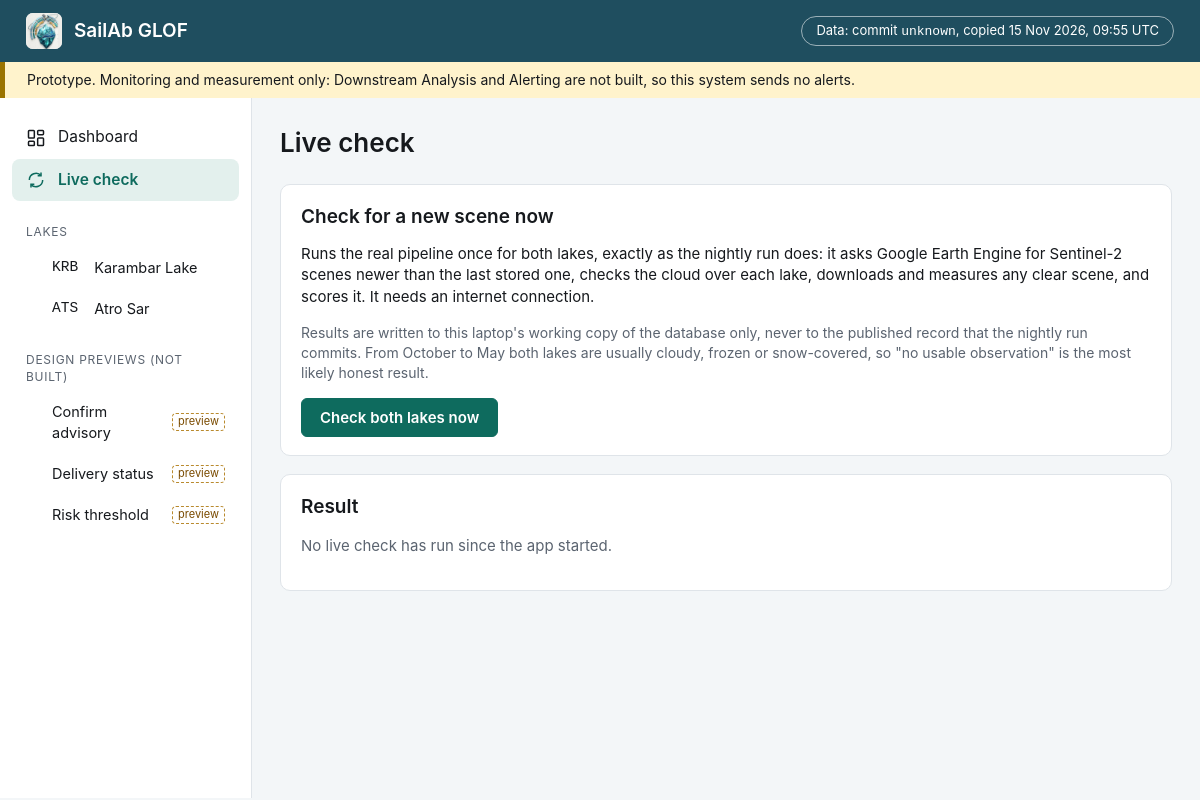
The app's page /live with its own data.
### tables this page shows
CREATE TABLE lake (
    id INTEGER PRIMARY KEY,
    code TEXT NOT NULL UNIQUE,
    name TEXT NOT NULL,
    centre_lon REAL NOT NULL,
    centre_lat REAL NOT NULL,
    boundary_radius_m REAL NOT NULL,
    growth_distance_limit_m REAL NOT NULL DEFAULT 2500
);

### webapp/main.py (the view)
    @app.get("/live", response_class=HTMLResponse)
    def live_page(request: Request) -> HTMLResponse:
        live = app.state.live
        return render(request, "live.html", "live", {"state": live.snapshot(), "history": list(reversed(live.history))})

### webapp/templates/live.html (shortened to what this page needs)
{% extends "base.html" %}
{% from "_macros.html" import icon_info, icon_warn, icon_error %}
{% block main %}
{% set st = d.state %}{% set r = st.result %}
<div class="page-head"><h1>Live check</h1></div>
<section class="card">
  <h2>Check for a new scene now</h2>
  <p style="margin-top:0">Runs the real pipeline once for both lakes, exactly as the nightly run does: it asks Google Earth Engine for
    Sentinel-2 scenes newer than the last stored one, checks the cloud over each lake, downloads and measures any clear scene,
    and scores it. It needs an internet connection.</p>
  <p style="color:var(--muted);font-size:14px">Results are written to this laptop's working copy of the database only, never to the
    published record that the nightly run commits. From October to May both lakes are usually cloudy, frozen or snow-covered, so
    "no usable observation" is the most likely honest result.</p>
  <form method="post" action="/live/check">
    <button type="submit" class="btn primary" {% if st.status == 'running' %}disabled title="A check is already running"{% endif %}>
      {% if st.status == 'running' %}Checking…{% else %}Check both lakes now{% endif %}</button>
  </form>
</section>
<section class="card mt">
  <h2>Result</h2>
  {% if st.status == 'idle' %}
    <p style="color:var(--muted)">No live check has run since the app started.</p>
  {% elif st.status == 'running' %}
    <div class="banner info">{{ icon_info() }}<div><strong>Checking both lakes…</strong> Started {{ st.started_at | utc_time }}.
      This page refreshes every 3 seconds. A check usually takes 10 to 60 seconds.</div></div>
  {% elif st.status == 'no_new_scene' %}
    <div class="banner info">{{ icon_info() }}<div><strong>No new scene for either lake</strong> since the newest one already stored.
      Earth Engine answered normally; Sentinel-2 passes about every 2 to 5 days and new scenes take some hours to appear.</div></div>
  {% endif %}
</section>
{% endblock %}

### webapp/templates/base.html (shortened to what this page needs)
<!doctype html>
<html lang="en">
<head>
  <link rel="stylesheet" href="/static/style.css">
</head>
<body>
  <header class="topbar">
    <a class="brand" href="/"><img src="/static/logo_mark.png" alt="">SailAb GLOF</a>
    <a class="provenance" href="/api/provenance" title="Which published database state these pages show">
      Data: commit <span class="mono">{{ provenance.git_commit or "unknown" }}</span>, copied {{ provenance.copied_at | utc_time }}
    </a>
  </header>
  <div class="banner-top">
    Prototype. Monitoring and measurement only: Downstream Analysis and Alerting are not built, so this system sends no alerts.
  </div>
  <div class="layout">
    <nav class="sidebar">
      <a href="/" class="{{ 'active' if nav == 'dashboard' }}">
        <svg viewBox="0 0 24 24" fill="none" stroke="currentColor" stroke-width="1.8"><rect x="3" y="3" width="7" height="9" rx="1"/><rect x="14" y="3" width="7" height="5" rx="1"/><rect x="14" y="12" width="7" height="9" rx="1"/><rect x="3" y="16" width="7" height="5" rx="1"/></svg>
        Dashboard</a>
      <a href="/live" class="{{ 'active' if nav == 'live' }}">
        <svg viewBox="0 0 24 24" fill="none" stroke="currentColor" stroke-width="1.8"><path d="M4 12a8 8 0 0 1 14-5.3M20 12a8 8 0 0 1-14 5.3"/><path d="M18 3v4h-4M6 21v-4h4"/></svg>
        Live check</a>
      <div class="section">Lakes</div>
      {% for l in nav_lakes %}
      <a href="/lakes/{{ l.code }}" class="sub {{ 'active' if nav == l.code }}"><span class="mono">{{ l.code }}</span>&nbsp;{{ l.name }}</a>
      {% endfor %}
      <div class="section">Design previews (not built)</div>
      <a href="/preview/confirm-advisory" class="sub preview-link {{ 'active' if nav == 'p-confirm' }}">Confirm advisory</a>
      <a href="/preview/delivery-status" class="sub preview-link {{ 'active' if nav == 'p-delivery' }}">Delivery status</a>
      <a href="/preview/risk-threshold" class="sub preview-link {{ 'active' if nav == 'p-threshold' }}">Risk threshold</a>
    </nav>
    <main>{% block main %}{% endblock %}</main>
  </div>
</body>
</html>

### webapp/static/style.css (style rules this page uses)
:root { --header: #1f4e5f; --primary: #0e6b5e; --primary-soft: #e3f0ed; --page: #f3f6f8; --card: #ffffff; --border: #dfe4e9; --text: #16191d; --muted: #5b6470; --banner: #fff3cc; --banner-stripe: #9a7300; --info: #e8eef7; --info-text: #1d3f78; --warn: #fff3cc; --warn-text: #6b5000; --error: #fbe9e9; --error-text: #8e1b1b; --optical: #1e4e8c; --chip: #eef1f4; --mono: "IBM Plex Mono", "JetBrains Mono", ui-monospace, "SFMono-Regular", Menlo, Consolas, monospace; }
* { box-sizing: border-box; }
html, body { margin: 0; }
body { background: var(--page); color: var(--text); font: 15px/1.45 Inter, "Segoe UI", system-ui, -apple-system, Roboto, Arial, sans-serif; }
a { color: var(--primary); text-decoration: none; }
.mono { font-family: var(--mono); }
.topbar { background: var(--header); color: #fff; height: 62px; display: flex; align-items: center; padding: 0 26px; gap: 12px; }
.topbar .brand { display: flex; align-items: center; gap: 12px; color: #fff; font-weight: 600; font-size: 19px; }
.topbar .brand img { width: 36px; height: 36px; border-radius: 7px; background: #fff; }
.provenance { border: 1px solid rgba(255,255,255,.55); border-radius: 999px; padding: 4px 14px; font-size: 13px; color: #fff; }
.banner-top { background: var(--banner); border-left: 5px solid var(--banner-stripe); padding: 8px 22px; font-size: 14px; }
.layout { display: grid; grid-template-columns: 252px 1fr; min-height: calc(100vh - 100px); }
.sidebar { background: #fff; border-right: 1px solid var(--border); padding: 18px 12px; }
.sidebar a { display: flex; align-items: center; gap: 12px; padding: 10px 14px; border-radius: 8px; color: var(--text); font-size: 15.5px; }
.sidebar a.active { background: var(--primary-soft); color: var(--primary); font-weight: 600; }
.sidebar .section { margin: 22px 14px 6px; font-size: 12px; letter-spacing: .06em; color: var(--muted); text-transform: uppercase; }
.sidebar .sub { padding-left: 40px; font-size: 14.5px; }
.sidebar svg { width: 20px; height: 20px; flex: none; }
main { padding: 26px 28px 40px; min-width: 0; }
h1 { font-size: 26px; font-weight: 600; margin: 0 0 4px; }
h2 { font-size: 19px; font-weight: 600; margin: 0 0 12px; }
.page-head { display: flex; align-items: baseline; justify-content: space-between; gap: 20px; margin-bottom: 18px; flex-wrap: wrap; }
.card { background: var(--card); border: 1px solid var(--border); border-radius: 10px; padding: 18px 20px; }
.mt { margin-top: 18px; }
.preview-link::after { content: "preview"; margin-left: auto; font-size: 11px; color: #7a4b00; border: 1px dashed #b98a2e; border-radius: 4px; padding: 0 5px; }
.btn { font: 600 15px Inter, system-ui, sans-serif; border-radius: 6px; padding: 9px 18px; border: 1px solid var(--border); background: #fff; color: var(--text); }
.btn.primary { background: var(--primary); border-color: var(--primary); color: #fff; }

### records on screen
lake: code "KRB", name "Karambar Lake"
lake: code "ATS", name "Atro Sar"

### other values on screen
{{ provenance.git_commit or "unknown" }} "unknown"
{{ provenance.copied_at | utc_time }} "15 Nov 2026, 09:55 UTC"
